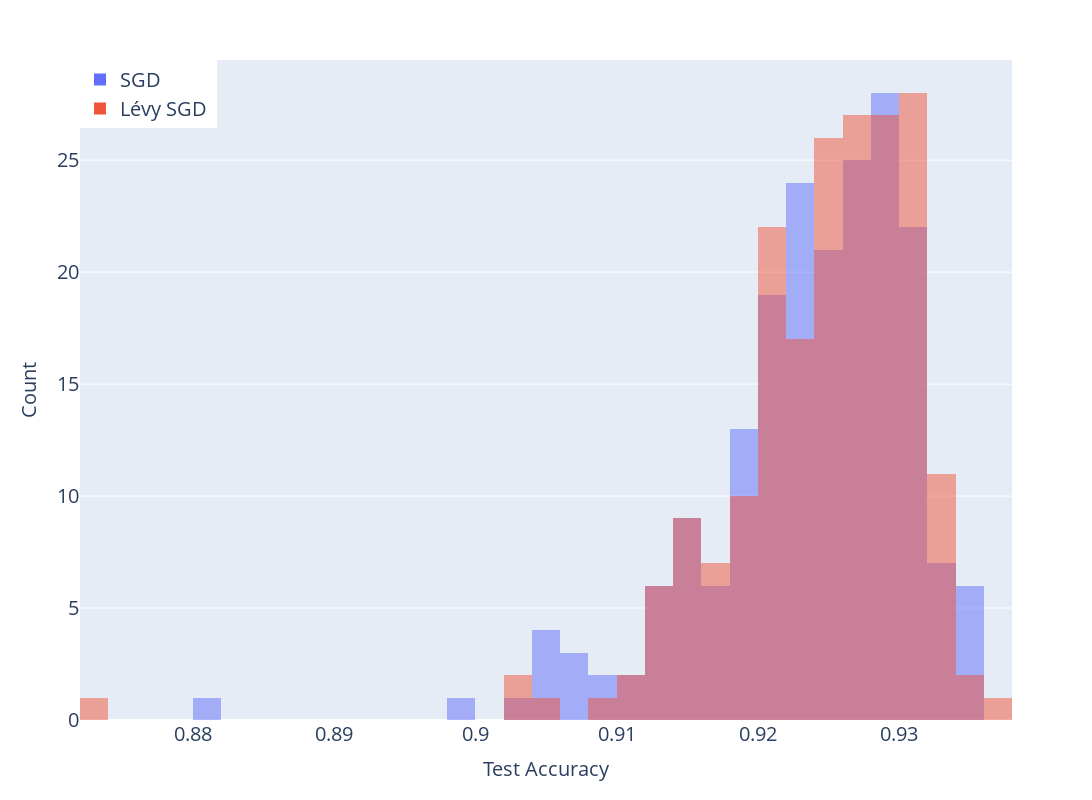

Write notebook code for a chart like this one.
### Code cell
losses = pd.DataFrame({'SGD': sgd_min_train_losses, 
                       'Lévy': levy_min_train_losses})
accs = pd.DataFrame({'SGD': sgd_accs, 
                    'Lévy SGD ': levy_accs})

print(losses.mean(), losses.median())
print(accs.mean(), accs.median())

fig = px.histogram(accs, barmode="overlay")
fig.update_layout(
    height=800,
    width=1600,
    legend=dict(x=0.0,y=1, font=dict(size=20), title_text=''),
    xaxis_title='Test Accuracy',
    yaxis_title='Count',
    yaxis=dict(tickfont=dict(size=20), titlefont=dict(size=20)),
    xaxis=dict(tickfont=dict(size=20), titlefont=dict(size=20))
)
fig.show()

### Figure 1 — Plotly figure (JSON) as saved in the notebook; plotly's stock layout.template omitted (floating-point values rounded to 4 significant figures; data arrays with more than 128 entries replaced by an {"elided": "..."} marker saying what was removed)
{"data": [{"alignmentgroup": "True", "bingroup": "x", "hovertemplate": "variable=SGD<br>value=%{x}<br>count=%{y}<extra></extra>", "legendgroup": "SGD", "marker": {"color": "#636efa", "opacity": 0.5, "pattern": {"shape": ""}}, "name": "SGD", "offsetgroup": "SGD", "orientation": "v", "showlegend": true, "type": "histogram", "x": {"elided": "200 float values"}, "xaxis": "x", "yaxis": "y"}, {"alignmentgroup": "True", "bingroup": "x", "hovertemplate": "variable=Lévy SGD <br>value=%{x}<br>count=%{y}<extra></extra>", "legendgroup": "Lévy SGD ", "marker": {"color": "#EF553B", "opacity": 0.5, "pattern": {"shape": ""}}, "name": "Lévy SGD ", "offsetgroup": "Lévy SGD ", "orientation": "v", "showlegend": true, "type": "histogram", "x": {"elided": "200 float values"}, "xaxis": "x", "yaxis": "y"}], "layout": {"barmode": "overlay", "height": 800, "legend": {"font": {"size": 20}, "title": {"text": ""}, "tracegroupgap": 0, "x": 0, "y": 1}, "margin": {"t": 60}, "width": 1600, "xaxis": {"anchor": "y", "domain": [0, 1], "tickfont": {"size": 20}, "title": {"font": {"size": 20}, "text": "Test Accuracy"}}, "yaxis": {"anchor": "x", "domain": [0, 1], "tickfont": {"size": 20}, "title": {"font": {"size": 20}, "text": "Count"}}}}
